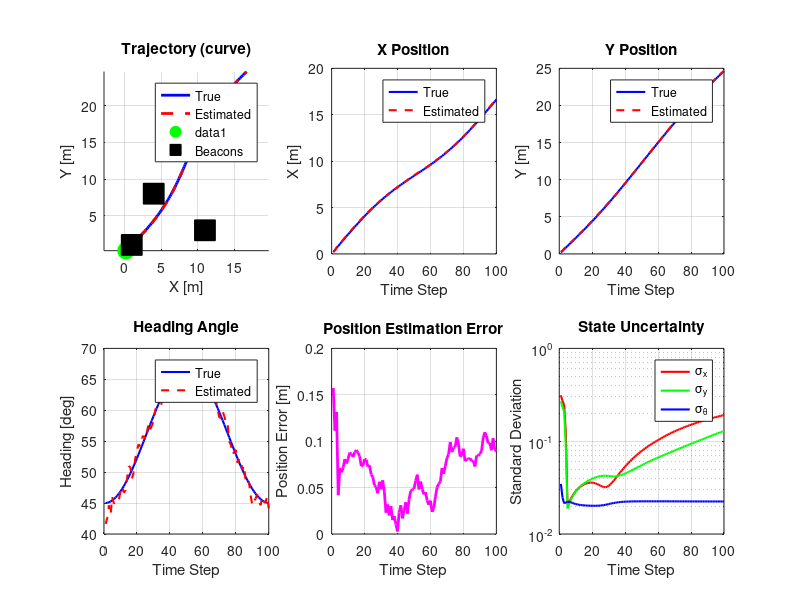
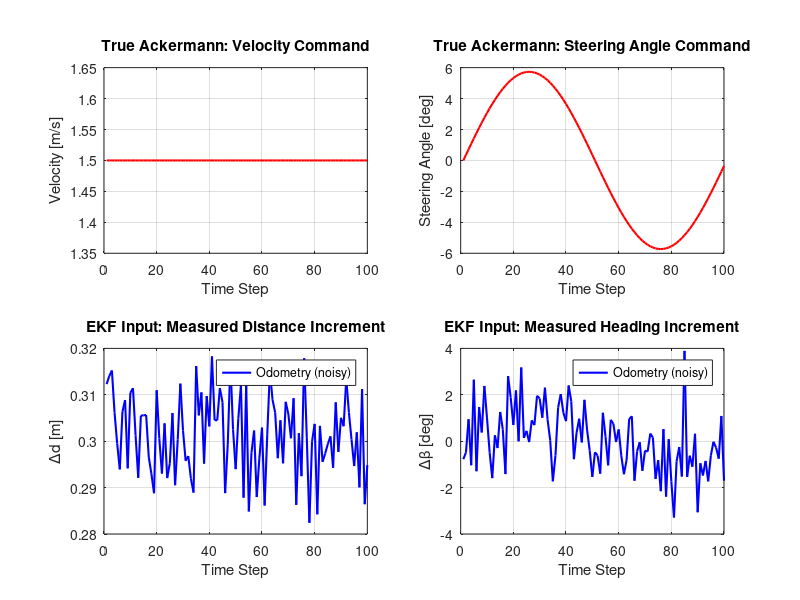

The MATLAB script that drew these images, in order:
%% Extended Kalman Filter with Ackermann Model
% Control input: [Δd, Δβ] where Δd is distance traveled and Δβ is heading change
% This is typical for odometry-based systems

clear;
close all;
clc;

%% Vehicle and Simulation Parameters
L = 2.5;                    % Wheelbase length [m]
time_step = 0.2;            % Discrete time step [s]
simulation_time = 20;       % Total simulation time [s]
num_steps = simulation_time / time_step;

%% Define Trajectory
% You can change these to create different trajectories
trajectory_type = 'curve';  % Options: 'linear', 'circular', 'curve'

switch trajectory_type
    case 'linear'
        % Linear trajectory
        velocity_profile = 2.0 * ones(1, num_steps); % Constant 2 m/s
        steering_profile = 0.0 * ones(1, num_steps); % Zero steering
    case 'circular'
        % Circular/Arc trajectory
        velocity_profile = 1.0 * ones(1, num_steps); % Constant 1 m/s
        radius = 5; % 5m radius
        steering_profile = atan(L/radius) * ones(1, num_steps); % Constant steering
    case 'curve'
        % Curved path with varying steering
        velocity_profile = 1.5 * ones(1, num_steps); % Constant 1.5 m/s
        steering_profile = 0.1 * sin(2*pi*(0:num_steps-1)/num_steps); % Sinusoidal steering
end


%% Process Noise (Motion Model Uncertainty)

% For EKF (in odometry space: Δd, Δβ)
process_noise_d = 0.01;      % Distance increment noise [m]
process_noise_beta = 0.02;   % Heading increment noise [rad]
Q = [process_noise_d^2, 0;
     0, process_noise_beta^2];

% Pre-compute standard deviations for efficiency
Q_std = sqrt(diag(Q));

%% Measurement Noise (Sensor Uncertainty)

measurement_noise_std = 0.05;  % Bearing measurement noise [rad]
R = measurement_noise_std^2 * eye(3);  % 3 beacons

% Pre-compute standard deviations for efficiency
R_std = sqrt(diag(R));

%% Beacon Positions
beacons = [
    4  8;   % Beacon 1
    1  1;   % Beacon 2
   11  3    % Beacon 3
];
num_beacons = size(beacons, 1);

%% Initial Conditions

% Initial state: start at origin, heading 45 degrees
true_state = [0; 0; pi/4];  % [x, y, theta]

% Initial state prediction (with error for EKF)
estimated_state = true_state + [0.5; 0.5; 0.1];  % Just deviate a little

% Initial state covariance: with uncertainty for the state vector
P = diag([0.5^2, 0.5^2, 0.1^2]);

%% Variables to show results
true_trajectory = zeros(3, num_steps);
estimated_trajectory = zeros(3, num_steps);
variance_history = zeros(3, num_steps);
control_history = zeros(2, num_steps);

%% Main Simulation Loop

for step = 1:num_steps
    % 1. Simulate ground truth robot motion: Ackermann model with velocity
    % and steering angle as control input, [v, φ]

    % Store previous state to compute actual displacement
    prev_state = true_state;

    % Ackermann model control inputs: velocity (v) and steering angle (φ)
    v = velocity_profile(step);
    phi = steering_profile(step);

    % Ackermann dynamics: compute angular velocity (no noise - perfect execution)
    omega = (v / L) * tan(phi);

    % Use Euler method for integration (simpler, first-order)
    theta_k = true_state(3);

    % Update true state with Euler integration
    true_state = [
        true_state(1) + time_step * v * cos(theta_k);
        true_state(2) + time_step * v * sin(theta_k);
        theta_k + time_step * omega
    ];

    %% Compute Odometry Measurements [Δd, Δβ] from true motion - Vectorized
    % This is what the EKF actually observes (with noise)
    state_delta = true_state - prev_state;
    actual_control = [norm(state_delta(1:2)); state_delta(3)];

    % Add odometry measurement noise (vectorized)
    noisy_control = actual_control + Q_std .* randn(2, 1);
    control_history(:, step) = noisy_control;

    true_trajectory(:, step) = true_state;

    %% Generate Measurements (Bearing to each beacon) - Vectorized
    % Compute all bearings at once
    dx_beacons = beacons(:,1) - true_state(1);
    dy_beacons = beacons(:,2) - true_state(2);
    true_bearings = atan2(dy_beacons, dx_beacons);
    relative_bearings = true_bearings - true_state(3);

    % Add measurement noise (using pre-computed R_std)
    measurements = relative_bearings + R_std .* randn(num_beacons, 1);

    % Normalize to [-pi, pi]
    measurements = atan2(sin(measurements), cos(measurements));

    %% EKF PREDICTION STEP
    % Control input: u = [Δd, Δβ]
    delta_d_hat = noisy_control(1);
    delta_beta_hat = noisy_control(2);
    theta_k = estimated_state(3);

    % Predicted state using midpoint odometry model
    theta_mid = theta_k + delta_beta_hat / 2;
    predicted_state = [
        estimated_state(1) + delta_d_hat * cos(theta_mid);
        estimated_state(2) + delta_d_hat * sin(theta_mid);
        theta_k + delta_beta_hat
    ];

    % Compute Jacobian of discrete transition function with respect to state
    % f(x,y,θ) = [x + Δd*cos(θ + Δβ/2); y + Δd*sin(θ + Δβ/2); θ + Δβ]
    A = [
        1, 0, -delta_d_hat * sin(theta_mid);
        0, 1,  delta_d_hat * cos(theta_mid);
        0, 0,  1
    ];

    % Compute Jacobian with respect to control input u = [Δd, Δβ]
    % For midpoint model: ∂f/∂[Δd, Δβ]
    W = [
        cos(theta_mid),  -0.5 * delta_d_hat * sin(theta_mid);
        sin(theta_mid),   0.5 * delta_d_hat * cos(theta_mid);
        0,                1
    ];

    % Predict covariance
    P_predicted = A * P * A' + W * Q * W';

    %% EKF UPDATE STEP - Vectorized
    % Compute all predicted measurements at once
    dx_pred = beacons(:,1) - predicted_state(1);
    dy_pred = beacons(:,2) - predicted_state(2);
    dist_sq = dx_pred.^2 + dy_pred.^2;

    % Predicted bearings
    predicted_bearings = atan2(dy_pred, dx_pred);
    predicted_measurements = predicted_bearings - predicted_state(3);

    % Normalize to [-pi, pi]
    predicted_measurements = atan2(sin(predicted_measurements), cos(predicted_measurements));

    % Measurement Jacobian (all rows at once)
    H = [dy_pred ./ dist_sq, -dx_pred ./ dist_sq, -ones(num_beacons, 1)];

    % Innovation (measurement residual) with angle normalization
    innovation = measurements - predicted_measurements;
    innovation = atan2(sin(innovation), cos(innovation));

    % Innovation covariance
    S = H * P_predicted * H' + R;

    % Kalman gain
    K = P_predicted * H' / S;

    % Update state estimate
    estimated_state = predicted_state + K * innovation;

    % Normalize theta to [-pi, pi]
    estimated_state(3) = atan2(sin(estimated_state(3)), cos(estimated_state(3)));

    % Update covariance
    P = (eye(3) - K * H) * P_predicted;

    %% Store Results
    estimated_trajectory(:, step) = estimated_state;
    variance_history(:, step) = [P(1,1); P(2,2); P(3,3)];
end

%% Compute Estimation Errors
position_error = sqrt(sum((true_trajectory(1:2,:) - estimated_trajectory(1:2,:)).^2, 1));
angle_error = abs(true_trajectory(3,:) - estimated_trajectory(3,:));

%% Visualization
figure('Name', 'EKF with Ackermann Model (Control: Δd, Δβ)', 'Position', [50 50 1400 900]);

% Plot 1: 2D Trajectory with Beacons
subplot(2,3,1);
hold on; grid on; axis equal;
plot(true_trajectory(1,:), true_trajectory(2,:), 'b-', 'LineWidth', 2, 'DisplayName', 'True');
plot(estimated_trajectory(1,:), estimated_trajectory(2,:), 'r--', 'LineWidth', 2, 'DisplayName', 'Estimated');
plot(true_trajectory(1,1), true_trajectory(2,1), 'go', 'MarkerSize', 12, 'MarkerFaceColor', 'g');
plot(beacons(:,1), beacons(:,2), 'ks', 'MarkerSize', 15, 'MarkerFaceColor', 'k', 'DisplayName', 'Beacons');
xlabel('X [m]'); ylabel('Y [m]');
title(sprintf('Trajectory (%s)', trajectory_type));
legend('Location', 'best');

% Plot 2: X Position
subplot(2,3,2);
plot(true_trajectory(1,:), 'b-', 'LineWidth', 1.5); hold on;
plot(estimated_trajectory(1,:), 'r--', 'LineWidth', 1.5);
xlabel('Time Step'); ylabel('X [m]');
title('X Position'); legend('True', 'Estimated');
grid on;

% Plot 3: Y Position
subplot(2,3,3);
plot(true_trajectory(2,:), 'b-', 'LineWidth', 1.5); hold on;
plot(estimated_trajectory(2,:), 'r--', 'LineWidth', 1.5);
xlabel('Time Step'); ylabel('Y [m]');
title('Y Position'); legend('True', 'Estimated');
grid on;

% Plot 4: Heading Angle
subplot(2,3,4);
plot(rad2deg(true_trajectory(3,:)), 'b-', 'LineWidth', 1.5); hold on;
plot(rad2deg(estimated_trajectory(3,:)), 'r--', 'LineWidth', 1.5);
xlabel('Time Step'); ylabel('Heading [deg]');
title('Heading Angle'); legend('True', 'Estimated');
grid on;

% Plot 5: Position Error
subplot(2,3,5);
plot(position_error, 'm-', 'LineWidth', 2);
xlabel('Time Step'); ylabel('Position Error [m]');
title('Position Estimation Error');
grid on;

% Plot 6: Covariance
subplot(2,3,6);
semilogy(sqrt(variance_history(1,:)), 'r-', 'LineWidth', 1.5); hold on;
semilogy(sqrt(variance_history(2,:)), 'g-', 'LineWidth', 1.5);
semilogy(sqrt(variance_history(3,:)), 'b-', 'LineWidth', 1.5);
xlabel('Time Step'); ylabel('Standard Deviation');
title('State Uncertainty');
legend('\sigma_x', '\sigma_y', '\sigma_\theta');
grid on;

%% Control Input Visualization
figure('Name', 'Control Inputs', 'Position', [100 100 1000 800]);

% True Ackermann control inputs [v, φ]
subplot(2,2,1);
plot(velocity_profile, 'r-', 'LineWidth', 1.5);
xlabel('Time Step'); ylabel('Velocity [m/s]');
title('True Ackermann: Velocity Command');
grid on;

subplot(2,2,2);
plot(rad2deg(steering_profile), 'r-', 'LineWidth', 1.5);
xlabel('Time Step'); ylabel('Steering Angle [deg]');
title('True Ackermann: Steering Angle Command');
grid on;

% Odometry measurements (what EKF sees) [Δd, Δβ]
subplot(2,2,3);
plot(control_history(1,:), 'b-', 'LineWidth', 1.5);
xlabel('Time Step'); ylabel('Δd [m]');
title('EKF Input: Measured Distance Increment');
legend('Odometry (noisy)'); grid on;

subplot(2,2,4);
plot(rad2deg(control_history(2,:)), 'b-', 'LineWidth', 1.5);
xlabel('Time Step'); ylabel('Δβ [deg]');
title('EKF Input: Measured Heading Increment');
legend('Odometry (noisy)'); grid on;

%% Display Statistics
fprintf('\n========== EKF with Ackermann Model - Results ==========\n');
fprintf('True Dynamics:          Ackermann [v, φ]\n');
fprintf('EKF Control Input:      Odometry [Δd, Δβ]\n');
fprintf('Trajectory Type:        %s\n', trajectory_type);
fprintf('Wheelbase (L):          %.2f m\n', L);
fprintf('Time Step:              %.2f s\n', time_step);
fprintf('Simulation Time:        %.2f s\n', simulation_time);
fprintf('Number of Steps:        %d\n', num_steps);
fprintf('\nFinal Position Error:   %.3f m\n', position_error(end));
fprintf('Mean Position Error:    %.3f m\n', mean(position_error));
fprintf('Max Position Error:     %.3f m\n', max(position_error));
fprintf('Final Angle Error:      %.3f deg\n', rad2deg(angle_error(end)));
fprintf('\nFinal Std Dev (x):      %.4f m\n', sqrt(variance_history(1,end)));
fprintf('Final Std Dev (y):      %.4f m\n', sqrt(variance_history(2,end)));
fprintf('Final Std Dev (theta):  %.4f rad\n', sqrt(variance_history(3,end)));
fprintf('=======================================================\n\n');
